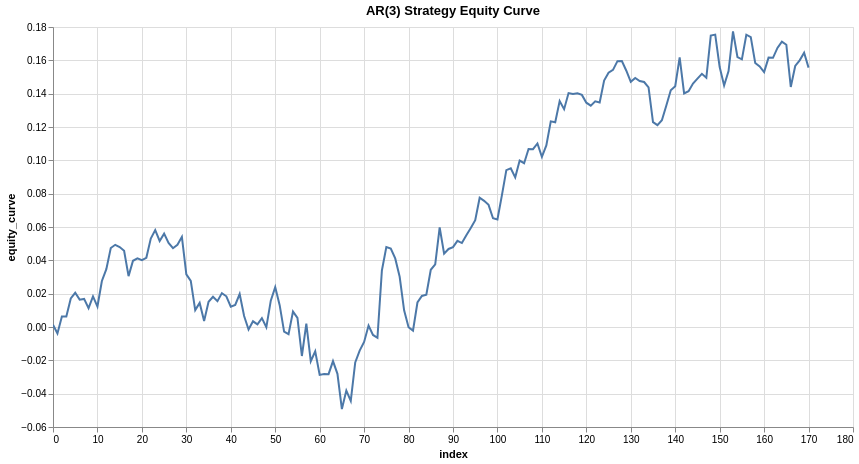

This figure's notebook cell:
### Code cell
# Plot equity curve
research.plot_column(trade_results, 'equity_curve', title='AR(3) Strategy Equity Curve')

### Figure 1 — Vega-Lite specification as saved in the notebook (floating-point values rounded to 4 significant figures; data arrays with more than 128 entries replaced by an {"elided": "..."} marker saying what was removed)
{"config": {"view": {"continuousWidth": 300, "continuousHeight": 300}}, "data": {"name": "data-09a05b0f9bbd456a291721ae62582a24"}, "mark": {"type": "line", "tooltip": true}, "encoding": {"x": {"field": "index", "type": "quantitative"}, "y": {"field": "equity_curve", "type": "quantitative"}}, "height": 400, "params": [{"name": "param_1e9efca18e7a2868", "select": {"type": "interval", "encodings": ["x", "y"]}, "bind": "scales"}], "title": "AR(3) Strategy Equity Curve", "width": 800, "$schema": "https://vega.github.io/schema/vega-lite/v6.1.0.json", "datasets": {"data-09a05b0f9bbd456a291721ae62582a24": {"elided": "171 records"}}}
